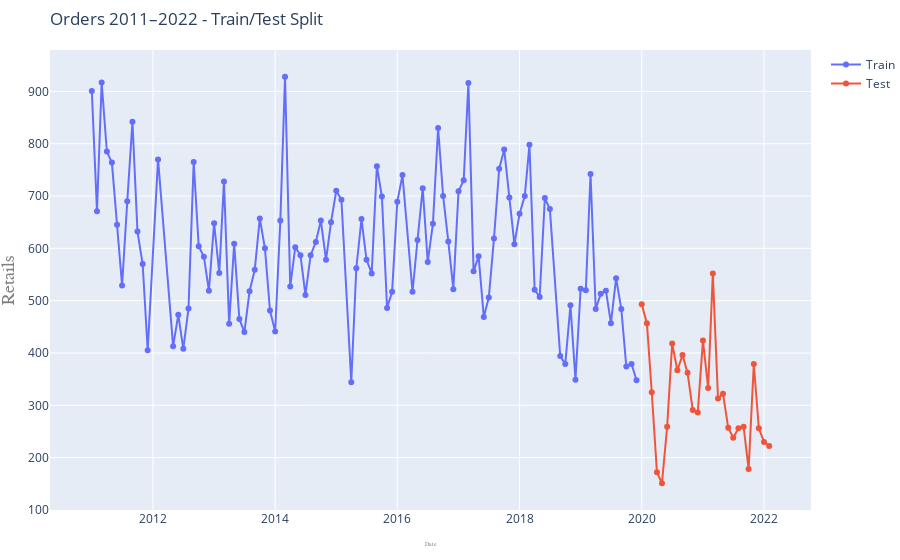

Source (notebook cell):
### Code cell
import plotly.graph_objs as go
title = dep_var + ' 2011–2022 - Train/Test Split'
fig= go.Figure()
fig.add_trace(go.Scatter(dict(x=X_train.index, y=y_train, mode='lines+markers', name= 'Train')))
fig.add_trace(go.Scatter(dict(x=X_test.index, y=y_test, mode='lines+markers', name= 'Test')))
fig.update_layout(title=go.layout.Title(
 text=title,
 xref='paper',x=0),
 margin=dict(l=10, r=0, t=50, b=50),
 xaxis=go.layout.XAxis(title=go.layout.xaxis.Title(text='Date',font=dict(
 family='Courier New, monospace',
 size=6,
 color='#7f7f7f'))),
 yaxis=go.layout.YAxis(title=go.layout.yaxis.Title(text='Retails',font=dict(
 family='Courier New, monospace',
 size=18,
 color='#7f7f7f'))))
fig.show()
